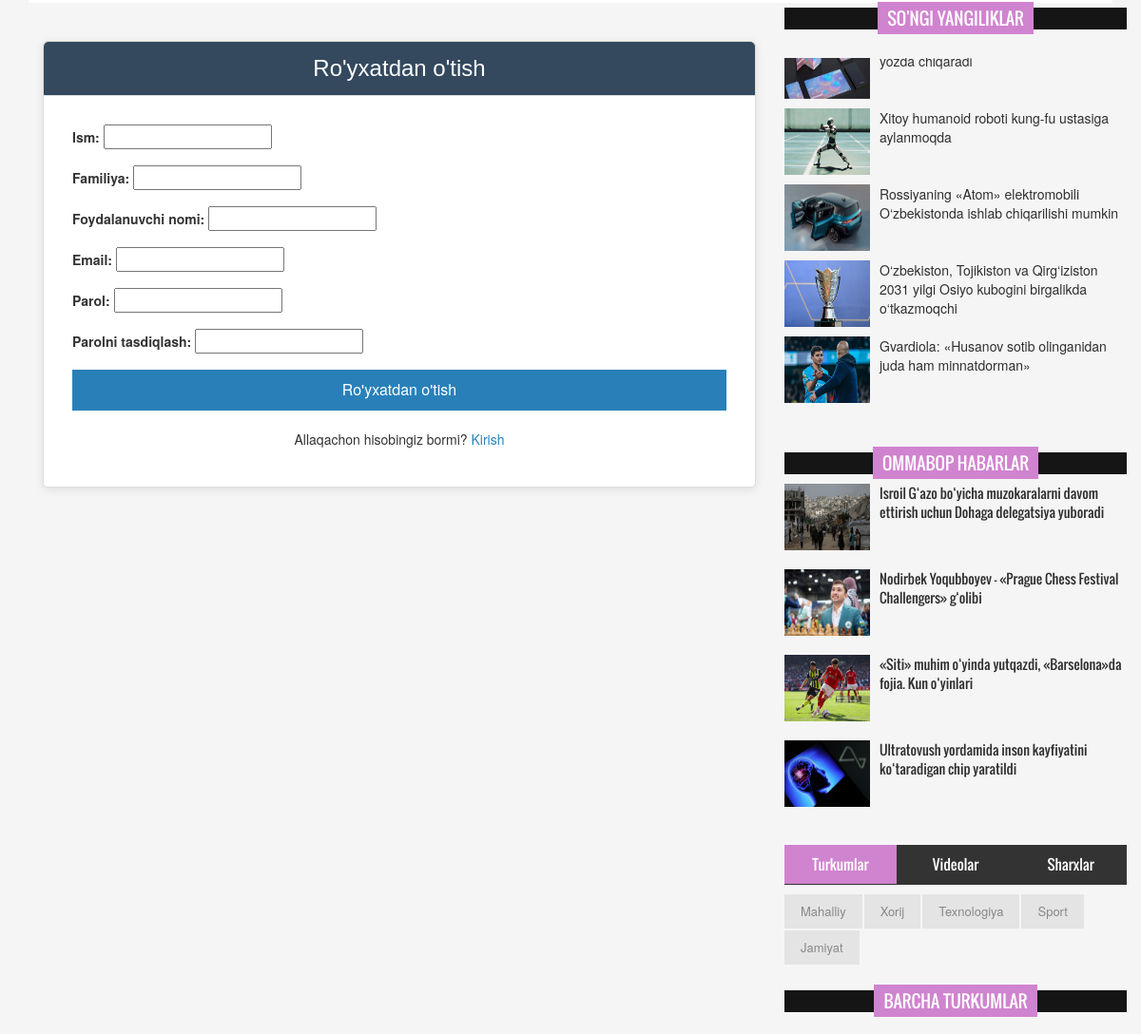
Page /users/register/ (middle part) on the earlier database version.
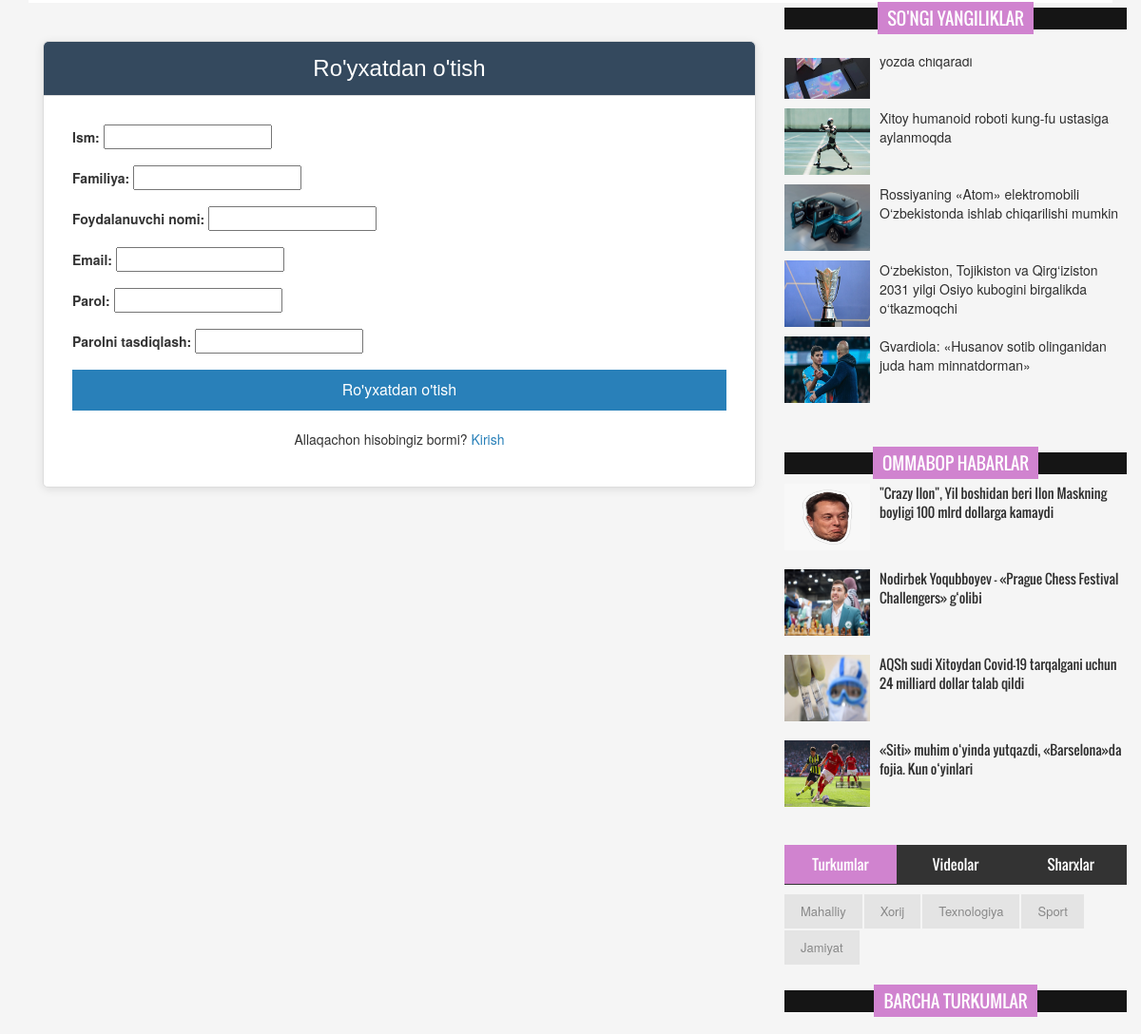
Same page on the later database version.
### news_app/models.py (models this page shows, shortened)
class News(models.Model):
    class Status(models.TextChoices):
        DRAFT = "DF", "Draft"
        PUBLISHED = "PB", "Published"
    title = models.CharField(max_length=250)
    slug = models.SlugField(max_length=250, unique=True)
    body = models.TextField()
    image = models.ImageField(upload_to='news/images')
    category = models.ForeignKey(Category, on_delete=models.CASCADE)
    publish_time = models.DateTimeField(default=timezone.now)
    created_time = models.DateTimeField(auto_now_add=True)
    updated_time = models.DateTimeField(auto_now=True)
    views = models.IntegerField(default=0)
    status = models.CharField(max_length=2,
                              choices=Status.choices,
                              default=Status.DRAFT
                              )
    class Meta:
        ordering = ["-publish_time"]
        verbose_name_plural = 'News'
    def get_absolute_url(self):
        return reverse('details', args=[self.slug])

class Category(models.Model):
    name = models.CharField(max_length=150)
    class Meta:
        verbose_name_plural = 'Categories'

### users/views.py (the view, shortened to what this page needs)
# urls.py: path('register/', RegisterView.as_view(), name='register'),
class RegisterView(View):
    def get(self, request):
        form = RegisterForm()
        return render(request, 'users/register.html', {'form' : form })

### users/forms.py (shortened to what this page needs)
class RegisterForm(forms.ModelForm):
    password = forms.CharField(widget=forms.PasswordInput, required=False)
    password_confirm = forms.CharField(widget=forms.PasswordInput, required=False)
    class Meta:
        model = User
        fields = ['first_name', 'last_name', 'username', 'email']

### news_app/context_processor.py (called while the page is built)
def latest_news(request):
    latest_news = News.objects.all().order_by("publish_time")[:10]
    categories = Category.objects.all()
    context = {
        'latest_news' : latest_news,
        'categories' : categories
    }
    return context

def popular_posts(request):
    popular_posts = News.objects.all().order_by("-views")[:4]
    return {"popular_posts" : popular_posts}

def all_comments(request):
    comments = Comment.objects.select_related('user', 'post').order_by('-id')[:5]
    return {'comments': comments}

### users/context_processor.py (called while the page is built)
def news_list(request):
    all_news = News.objects.filter(status=News.Status.PUBLISHED)
    return {"news_list" : all_news}

### templates/users/register.html (shortened to what the changed rows need)
{% extends 'news/base.html' %}
{% load static %}
{% block content %}
    <div class="container">
        <div class="row">
            <div class="col-lg-4 col-md-4 col-sm-4">
                <div class="latest_post">
                  <h2><span>So'ngi yangiliklar</span></h2>
                  <div class="latest_post_container">
                    <ul class="latest_postnav">
                      {% for news in news_list|slice:"4:9" %}
                      <li>
                        <div class="media"> <a href="{{ news.get_absolute_url }}" class="media-left"> <img alt="" src="{{ news.image.url }}"> </a>
                          <div class="media-body"> <a href="pages/single_page.html" class="catg_title">{{ news.title }}</a> </div>
                        </div>
                      </li>
                      {% endfor %}
                    </ul>
                  </div>
                </div>
              </div>
            <div class="col-lg-4 col-md-4 col-sm-4">
            <aside class="right_content">
              <div class="single_sidebar">
                <h2><span>Ommabop Habarlar</span></h2>
                <ul class="spost_nav">
                  {% for news in popular_posts %}
                  <li>
                    <div class="media wow fadeInDown"> <a href="{% url 'details' news.slug %}" class="media-left"> <img alt="" src="{{ news.image.url }}"> </a>
                      <div class="media-body"> <a href="{% url 'details' news.slug %}" class="catg_title">{{ news.title }}</a> </div>
                    </div>
                  </li>
                   {% endfor %}
                </ul>
              </div>
              <div class="single_sidebar">
                <div class="tab-content">
                  <div role="tabpanel" class="tab-pane active" id="category">
                    <ul>
                        {% for category in categories %}
                      <li class="cat-item"><a href="#">{{ category.name }}</a></li>
                        {% endfor %}
                    </ul>
                  </div>
                </div>
              </div>
              <div class="single_sidebar wow fadeInDown">
                  <h2><span>Barcha turkumlar</span></h2>
              </div>
            </aside>
          </div>
        </div>
    </div>
{% endblock content %}

Differences in the rows shown:
no longer on this page (row edited): News: image (picture), title "Isroil G‘azo bo‘yicha muzokaralarni davom ettirish uchun Dohaga delegatsiya yuboradi", shown under "OMMABOP HABARLAR"
no longer on this page (row edited): News: image (picture), title "Ultratovush yordamida inson kayfiyatini ko‘taradigan chip yaratildi", shown under "OMMABOP HABARLAR"
now on this page (row edited): News: image (picture), title "\"Crazy Ilon\", Yil boshidan beri Ilon Maskning boyligi 100 mlrd dollarga kamaydi", shown under "OMMABOP HABARLAR"
now on this page (row edited): News: image (picture), title "AQSh sudi Xitoydan Covid-19 tarqalgani uchun 24 milliard dollar talab qildi", shown under "OMMABOP HABARLAR"
